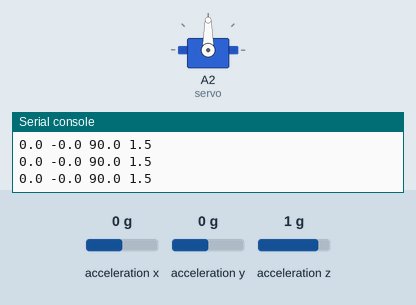
Recording of a program running on a simulated CircuitPython board. On the bench: servo, the last lines printed to the serial console. Inputs (shaded band) come from the test bench; at power-on: acceleration x 0 g, acceleration z 1 g, acceleration y 0 g. Servo angles are drawn from the pulse width (0.5 ms = 0°, 2.5 ms = 180°).

Above: at 1.2 s.
1.3 s: acceleration x set to -1.4 g
At 1.7 s:
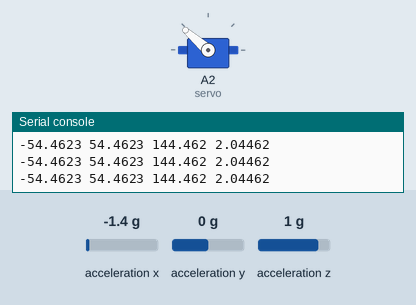
2.8 s: acceleration z set to -1.4 g
At 3.2 s:
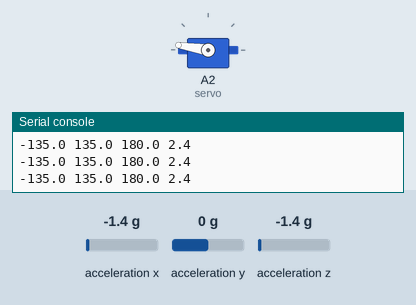
4.3 s: acceleration x set to -0.2 g
5.8 s: acceleration x set to 0.1 g
At 6.3 s:
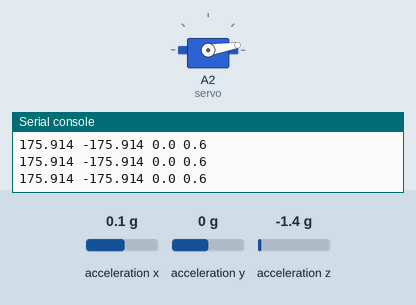
7.3 s: acceleration z set to 0.1 g
At 7.9 s:
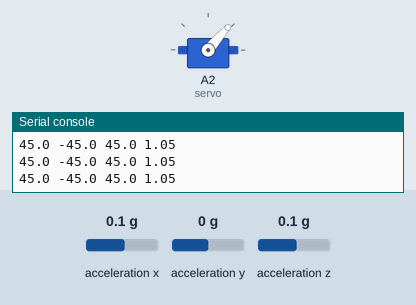
8.8 s: acceleration x set to 0 g
At 9.4 s:
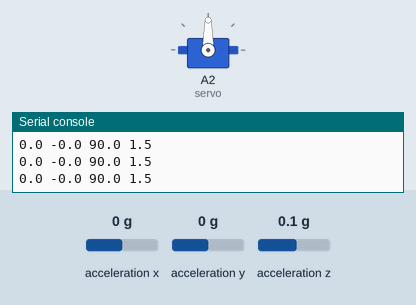
Timing chart, 0 to 11.3 s (numbered marks = the images above; inputs shaded):
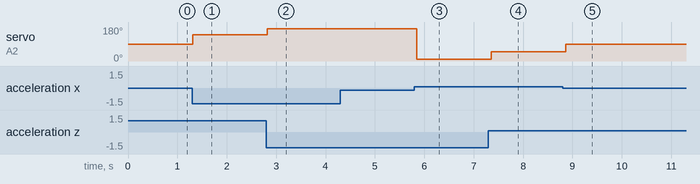

Measured:
- the behaviour switches between -0.1 and 0 g on acceleration x (found by bisection; images 2 and 3)
- after the input at 1.3 s, servo on A2 (servo): 90° → 139° at once
- after the input at 2.8 s, servo on A2 (servo): 139° → 171° at once
- after the input at 5.8 s, servo on A2 (servo): 171° → 9° at once
- after the input at 7.3 s, servo on A2 (servo): 9° → 49° after 0.05 s
- after the input at 8.8 s, servo on A2 (servo): 49° → 90° after 0.06 s

The program:

servo_feedback_control.py
```python
import time
import board
import busio
import math
import digitalio
import adafruit_lis3dh
import pulseio

# Create a function to simplify setting PWM duty cycle for the servo:
def servo_duty_cycle(pulse_ms, frequency=50):
    period_ms = 1.0 / frequency * 1000.0
    duty_cycle = int(pulse_ms / (period_ms / 65535.0))
    return duty_cycle

# Initialize PWM output for the servo (on pin A2):
servo = pulseio.PWMOut(board.A2, frequency=50)

##Accelerometer is hooked up to SDA/SCL which is I2C
i2c = busio.I2C(board.ACCELEROMETER_SCL, board.ACCELEROMETER_SDA)
_int1 = digitalio.DigitalInOut(board.ACCELEROMETER_INTERRUPT)
lis3dh = adafruit_lis3dh.LIS3DH_I2C(i2c, address=0x19, int1=_int1)
lis3dh.range = adafruit_lis3dh.RANGE_8_G

while True:
    #Get Accelerometer
    x,y,z = lis3dh.acceleration
    #Get theta
    theta = math.atan2(x,z)*180/3.141592654
    #Get elevator angle
    de = -theta
    #Get servo angle
    s = de + 90.0
    #Saturation Filter
    if s < 0:
        s = 0.
    if s > 180:
        s = 180.
    #Get pulse width
    pulse_ms = 0.6 + 0.01*s
    #Get duty cycle
    duty_cycle = servo_duty_cycle(pulse_ms)
    #Actuate Servo
    servo.duty_cycle = duty_cycle
    print(theta,de,s,pulse_ms)
    time.sleep(0.1)
```
